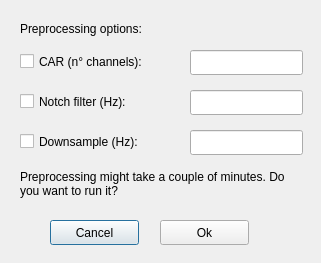
<?xml version="1.0" encoding="UTF-8"?>
<ui version="4.0">
 <class>Dialog</class>
 <widget class="QDialog" name="Dialog">
  <property name="geometry">
   <rect>
    <x>0</x>
    <y>0</y>
    <width>321</width>
    <height>263</height>
   </rect>
  </property>
  <property name="windowTitle">
   <string>Dialog</string>
  </property>
  <widget class="QCheckBox" name="checkBox_1">
   <property name="geometry">
    <rect>
     <x>20</x>
     <y>50</y>
     <width>151</width>
     <height>23</height>
    </rect>
   </property>
   <property name="text">
    <string>CAR (n° channels):</string>
   </property>
  </widget>
  <widget class="QCheckBox" name="checkBox_2">
   <property name="geometry">
    <rect>
     <x>20</x>
     <y>90</y>
     <width>141</width>
     <height>23</height>
    </rect>
   </property>
   <property name="text">
    <string>Notch filter (Hz):</string>
   </property>
  </widget>
  <widget class="QLineEdit" name="lineEdit_2">
   <property name="geometry">
    <rect>
     <x>190</x>
     <y>90</y>
     <width>113</width>
     <height>25</height>
    </rect>
   </property>
  </widget>
  <widget class="QLineEdit" name="lineEdit_3">
   <property name="geometry">
    <rect>
     <x>190</x>
     <y>130</y>
     <width>113</width>
     <height>25</height>
    </rect>
   </property>
  </widget>
  <widget class="QLabel" name="label_1">
   <property name="geometry">
    <rect>
     <x>20</x>
     <y>20</y>
     <width>201</width>
     <height>17</height>
    </rect>
   </property>
   <property name="text">
    <string>Preprocessing options:</string>
   </property>
  </widget>
  <widget class="QPushButton" name="pushButton_1">
   <property name="geometry">
    <rect>
     <x>50</x>
     <y>220</y>
     <width>89</width>
     <height>25</height>
    </rect>
   </property>
   <property name="text">
    <string>Cancel</string>
   </property>
  </widget>
  <widget class="QPushButton" name="pushButton_2">
   <property name="geometry">
    <rect>
     <x>160</x>
     <y>220</y>
     <width>89</width>
     <height>25</height>
    </rect>
   </property>
   <property name="text">
    <string>Ok</string>
   </property>
  </widget>
  <widget class="QLabel" name="label_2">
   <property name="geometry">
    <rect>
     <x>20</x>
     <y>170</y>
     <width>281</width>
     <height>41</height>
    </rect>
   </property>
   <property name="text">
    <string>Preprocessing might take a couple of minutes. Do you want to run it?</string>
   </property>
   <property name="alignment">
    <set>Qt::AlignLeading|Qt::AlignLeft|Qt::AlignTop</set>
   </property>
   <property name="wordWrap">
    <bool>true</bool>
   </property>
  </widget>
  <widget class="QCheckBox" name="checkBox_3">
   <property name="geometry">
    <rect>
     <x>20</x>
     <y>130</y>
     <width>151</width>
     <height>23</height>
    </rect>
   </property>
   <property name="text">
    <string>Downsample (Hz):</string>
   </property>
  </widget>
  <widget class="QLineEdit" name="lineEdit_1">
   <property name="geometry">
    <rect>
     <x>190</x>
     <y>50</y>
     <width>113</width>
     <height>25</height>
    </rect>
   </property>
  </widget>
 </widget>
 <resources/>
 <connections/>
</ui>
